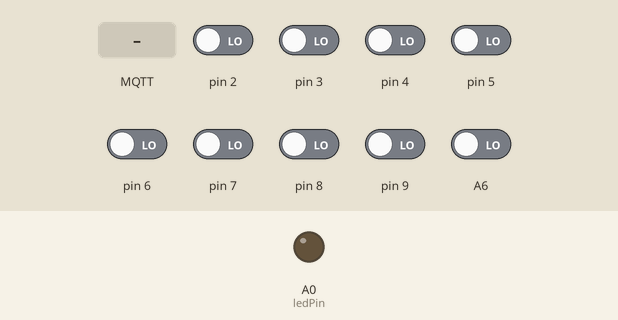
This sketch was run on a simulated Arduino Nano, built for the host (arithmetic inside an expression is 32-bit, double 64-bit). On the bench: output pins drawn as LEDs (lit = HIGH). The inputs (shaded band) are chosen by the test bench; at power-on: A6, pin 2–9 LOW. WiFi joins after 1.5 s; servers stay silent unless stated; no MQTT or app messages arrive unless stated.

Above: at 1.2 s.
1.3 s: MQTT message "1" arrives on the first subscribed topic
At 2.5 s:
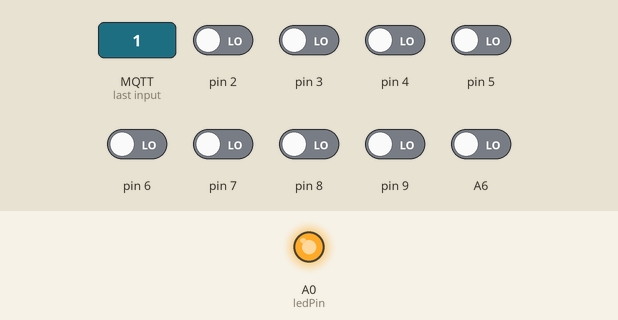
2.8 s: MQTT message "0" arrives on the first subscribed topic
At 3.8 s:
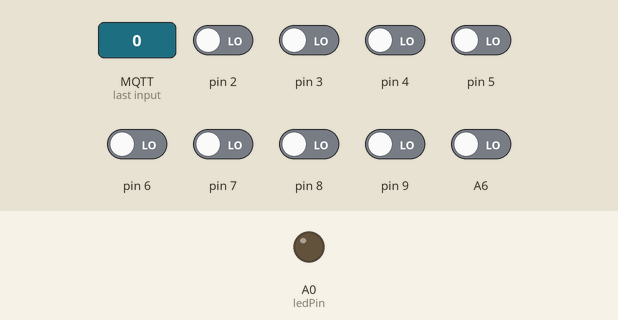
Timing chart, 0 to 5.8 s (numbered marks = the images above; inputs shaded):
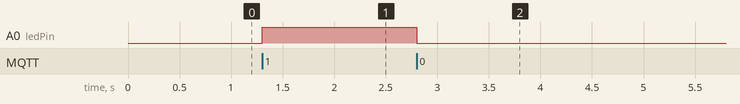

Measured:
- after the input at 1.3 s, A0 (ledPin): LOW → HIGH at once
- after the input at 2.8 s, A0 (ledPin): HIGH → LOW at once

The sketch:

main.ino
```cpp
#include <SPI.h>
#include <Ethernet.h>
#include <PubSubClient.h>

int ledPin = A0;
int buttonState = 0;

byte mac[] = {0xDE, 0xED, 0xBA, 0xFE, 0xFE, 0xED};
IPAddress ip(192, 168, 5, 186);

IPAddress server(66, 96, 231, 241);

void callback(char *topic, byte *payload, unsigned int length);

EthernetClient ethClient;
PubSubClient client(server, 1883, callback, ethClient);

int breakLoop = 0;

// arrays containing [topic, pin number], cast it with (int)
char *ffbScrapperConv[] = {"pks/bunch_reception/ffb_scrapper_conveyor", (char)9};
char *sterilizer1[] = {"pks/bunch_reception/sterilizer_1", (char)8};
char *sterilizer2[] = {"pks/bunch_reception/sterilizer_2", (char)7};
char *tresher1[] = {"pks/threshing/thresher_1", (char)6};
char *tresher2[] = {"pks/threshing/thresher_2", (char)5};
char *eBConveyor[] = {"pks/empty_bunch/conveyor", (char)A6};
char *digester[] = {"pks/pressing/digester", (char)4};
char *screwPress1[] = {"pks/pressing/screw_press_1", (char)3};
char *screwPress2[] = {"pks/pressing/screw_press_2", (char)2};

void callback(char *topic, byte *payload, unsigned int length)
{

  byte *p = (byte *)malloc(length);

  memcpy(p, payload, length);

  if (*p == '1')
  {
    client.publish("pks/alarm/1", "Alarm on", length);
    digitalWrite(ledPin, HIGH);
  }
  else if (*p == '0')
  {
    client.publish("pks/alarm/1", "Alarm off", length);
    digitalWrite(ledPin, LOW);
  }

  free(p);
}

int state_ffbScrapperConv = 0;
int state_sterilizer1 = 0;
int state_sterilizer2 = 0;
int state_tresher1 = 0;
int state_tresher2 = 0;
int state_eBConveyor = 0;
int state_digester = 0;
int state_screwPress1 = 0;
int state_screwPress2 = 0;

int brkLoop_ffbScrapperConv = 0;
int brkLoop_sterilizer1 = 0;
int brkLoop_sterilizer2 = 0;
int brkLoop_tresher1 = 0;
int brkLoop_tresher2 = 0;
int brkLoop_eBConveyor = 0;
int brkLoop_digester = 0;
int brkLoop_screwPress1 = 0;
int brkLoop_screwPress2 = 0;

void setup()
{
  pinMode(ledPin, OUTPUT);

  pinMode((int)ffbScrapperConv[1], INPUT);
  pinMode((int)sterilizer1[1], INPUT);
  pinMode((int)sterilizer2[1], INPUT);
  pinMode((int)tresher1[1], INPUT);
  pinMode((int)tresher2[1], INPUT);
  pinMode((int)eBConveyor[1], INPUT);
  pinMode((int)digester[1], INPUT);
  pinMode((int)screwPress1[1], INPUT);
  pinMode((int)screwPress2[1], INPUT);

  Ethernet.begin(mac, ip);
  if (client.connect("arduinoClient"))
  {
    client.publish("pks/info", "arduino is ready...");
    client.subscribe("pks/alarm/1");
  }
}

void loop()
{
  client.loop();
  //===============================================================
  state_ffbScrapperConv = digitalRead((int)ffbScrapperConv[1]);
  if (state_ffbScrapperConv == HIGH)
  {
    if (brkLoop_ffbScrapperConv >= 1)
    {
    }
    else
    {
      client.publish(ffbScrapperConv[0], "1");
      brkLoop_ffbScrapperConv = 1;
    }
  }

  else
  {
    if (brkLoop_ffbScrapperConv == 0)
    {
    }
    else
    {
      client.publish(ffbScrapperConv[0], "0");
      brkLoop_ffbScrapperConv = 0;
    }
  }
  //===============================================================
  state_sterilizer1 = digitalRead((int)sterilizer1[1]);
  if (state_sterilizer1 == HIGH)
  {
    if (brkLoop_sterilizer1 >= 1)
    {
    }
    else
    {
      client.publish(sterilizer1[0], "1");
      brkLoop_sterilizer1 = 1;
    }
  }

  else
  {
    if (brkLoop_sterilizer1 == 0)
    {
    }
    else
    {
      client.publish(sterilizer1[0], "0");
      brkLoop_sterilizer1 = 0;
    }
  }
  //===============================================================
  state_sterilizer2 = digitalRead((int)sterilizer2[1]);
  if (state_sterilizer2 == HIGH)
  {
    if (brkLoop_sterilizer2 >= 1)
    {
    }
    else
    {
      client.publish(sterilizer2[0], "1");
      brkLoop_sterilizer2 = 1;
    }
  }

  else
  {
    if (brkLoop_sterilizer2 == 0)
    {
    }
    else
    {
      client.publish(sterilizer2[0], "0");
      brkLoop_sterilizer2 = 0;
    }
  }
  //===============================================================
  state_tresher1 = digitalRead((int)tresher1[1]);
  if (state_tresher1 == HIGH)
  {
    if (brkLoop_tresher1 >= 1)
    {
    }
    else
    {
      client.publish(tresher1[0], "1");
      brkLoop_tresher1 = 1;
    }
  }

  else
  {
    if (brkLoop_tresher1 == 0)
    {
    }
    else
    {
      client.publish(tresher1[0], "0");
      brkLoop_tresher1 = 0;
    }
  }
  //===============================================================
  state_tresher2 = digitalRead((int)tresher2[1]);
  if (state_tresher2 == HIGH)
  {
    if (brkLoop_tresher2 >= 1)
    {
    }
    else
    {
      client.publish(tresher2[0], "1");
      brkLoop_tresher2 = 1;
    }
  }

  else
  {
    if (brkLoop_tresher2 == 0)
    {
    }
    else
    {
      client.publish(tresher2[0], "0");
      brkLoop_tresher2 = 0;
    }
  }
  //===============================================================
  state_eBConveyor = digitalRead((int)eBConveyor[1]);
  if (state_eBConveyor == HIGH)
  {
    if (brkLoop_eBConveyor >= 1)
    {
    }
    else
    {
      client.publish(eBConveyor[0], "1");
      brkLoop_eBConveyor = 1;
    }
  }

  else
  {
    if (brkLoop_eBConveyor == 0)
    {
    }
    else
    {
      client.publish(eBConveyor[0], "0");
      brkLoop_eBConveyor = 0;
    }
  }
  //===============================================================
  state_digester = digitalRead((int)digester[1]);
  if (state_digester == HIGH)
  {
    if (brkLoop_digester >= 1)
    {
    }
    else
    {
      client.publish(digester[0], "1");
      brkLoop_digester = 1;
    }
  }

  else
  {
    if (brkLoop_digester == 0)
    {
    }
    else
    {
      client.publish(digester[0], "0");
      brkLoop_digester = 0;
    }
  }
  //===============================================================
  state_screwPress1 = digitalRead((int)screwPress1[1]);
  if (state_screwPress1 == HIGH)
  {
    if (brkLoop_screwPress1 >= 1)
    {
    }
    else
    {
      client.publish(screwPress1[0], "1");
      brkLoop_screwPress1 = 1;
    }
  }

  else
  {
    if (brkLoop_screwPress1 == 0)
    {
    }
    else
    {
      client.publish(screwPress1[0], "0");
      brkLoop_screwPress1 = 0;
    }
  }
  //===============================================================

  state_screwPress2 = digitalRead((int)screwPress2[1]);
  if (state_screwPress2 == HIGH)
  {
    if (brkLoop_screwPress2 >= 1)
    {
    }
    else
    {
      client.publish(screwPress2[0], "1");
      brkLoop_screwPress2 = 1;
    }
  }

  else
  {
    if (brkLoop_screwPress2 == 0)
    {
    }
    else
    {
      client.publish(screwPress2[0], "0");
      brkLoop_screwPress2 = 0;
    }
  }
  //===============================================================
}
```
